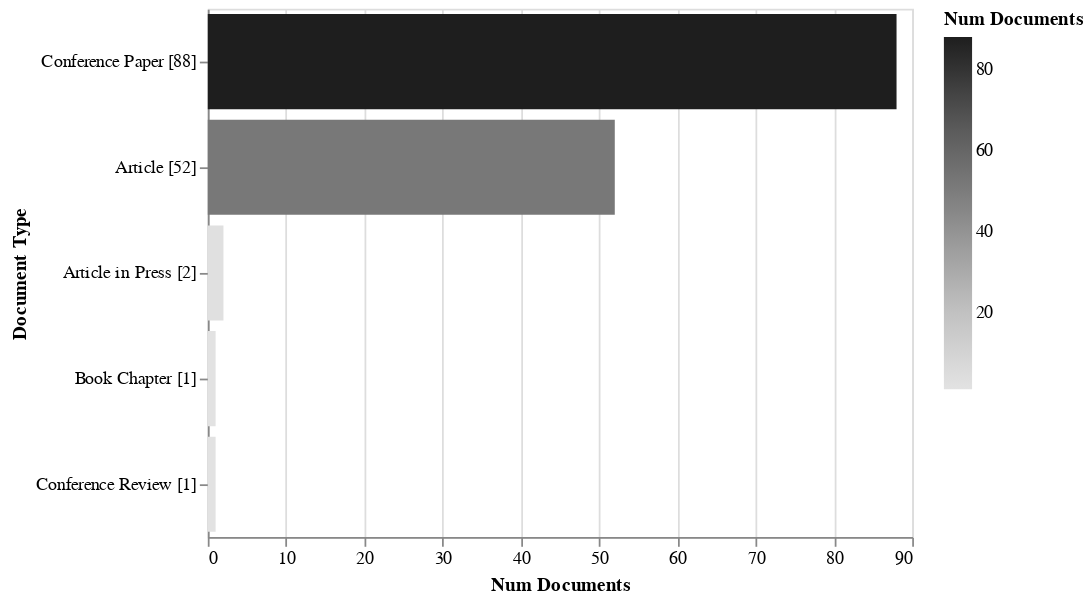

This figure's notebook cell:
### Code cell
rdf.documents_by_terms("Document Type").altair_barhplot()

### Figure 1 — Vega-Lite specification as saved in the notebook (floating-point values rounded to 4 significant figures)
{"$schema": "https://vega.github.io/schema/vega-lite/v3.4.0.json", "config": {"mark": {"tooltip": null}, "view": {"height": 300, "width": 400}}, "data": {"name": "data-6646d1f59f1966d9969498ed10e5c0cf"}, "datasets": {"data-6646d1f59f1966d9969498ed10e5c0cf": [{"Document Type": "Conference Paper [88]", "ID": ["[*7*]", "[*8*]", "[*9*]", "[*12*]", "[*13*]", "[*14*]", "[*15*]", "[*16*]", "[*17*]", "[*19*]", "[*20*]", "[*21*]", "[*22*]", "[*23*]", "[*24*]", "[*26*]", "[*30*]", "[*32*]", "[*36*]", "[*40*]", "[*41*]", "[*42*]", "[*45*]", "[*48*]", "[*49*]", "[*50*]", "[*51*]", "[*52*]", "[*53*]", "[*55*]", "[*56*]", "[*57*]", "[*59*]", "[*60*]", "[*61*]", "[*63*]", "[*64*]", "[*65*]", "[*66*]", "[*69*]", "[*70*]", "[*71*]", "[*72*]", "[*73*]", "[*74*]", "[*75*]", "[*76*]", "[*77*]", "[*78*]", "[*79*]", "[*81*]", "[*82*]", "[*83*]", "[*84*]", "[*85*]", "[*86*]", "[*87*]", "[*88*]", "[*89*]", "[*90*]", "[*91*]", "[*93*]", "[*94*]", "[*96*]", "[*97*]", "[*98*]", "[*99*]", "[*100*]", "[*101*]", "[*102*]", "[*106*]", "[*107*]", "[*109*]", "[*110*]", "[*114*]", "[*115*]", "[*116*]", "[*118*]", "[*119*]", "[*120*]", "[*121*]", "[*122*]", "[*124*]", "[*126*]", "[*129*]", "[*138*]", "[*140*]", "[*143*]"], "Num Documents": 88}, {"Document Type": "Article [52]", "ID": ["[*0*]", "[*1*]", "[*2*]", "[*3*]", "[*4*]", "[*5*]", "[*6*]", "[*10*]", "[*11*]", "[*18*]", "[*25*]", "[*27*]", "[*28*]", "[*29*]", "[*31*]", "[*33*]", "[*34*]", "[*35*]", "[*37*]", "[*38*]", "[*39*]", "[*43*]", "[*44*]", "[*46*]", "[*47*]", "[*54*]", "[*58*]", "[*62*]", "[*67*]", "[*68*]", "[*80*]", "[*103*]", "[*104*]", "[*105*]", "[*108*]", "[*111*]", "[*112*]", "[*113*]", "[*117*]", "[*123*]", "[*125*]", "[*127*]", "[*128*]", "[*130*]", "[*131*]", "[*132*]", "[*133*]", "[*134*]", "[*135*]", "[*137*]", "[*139*]", "[*142*]"], "Num Documents": 52}, {"Document Type": "Article in Press [2]", "ID": ["[*92*]", "[*95*]"], "Num Documents": 2}, {"Document Type": "Book Chapter [1]", "ID": ["[*136*]"], "Num Documents": 1}, {"Document Type": "Conference Review [1]", "ID": ["[*141*]"], "Num Documents": 1}]}, "encoding": {"color": {"field": "Num Documents", "scale": {"scheme": "Greys"}, "type": "quantitative"}, "x": {"field": "Num Documents", "type": "quantitative"}, "y": {"field": "Document Type", "sort": {"field": "Num Documents:Q"}, "type": "nominal"}}, "mark": "bar"}
